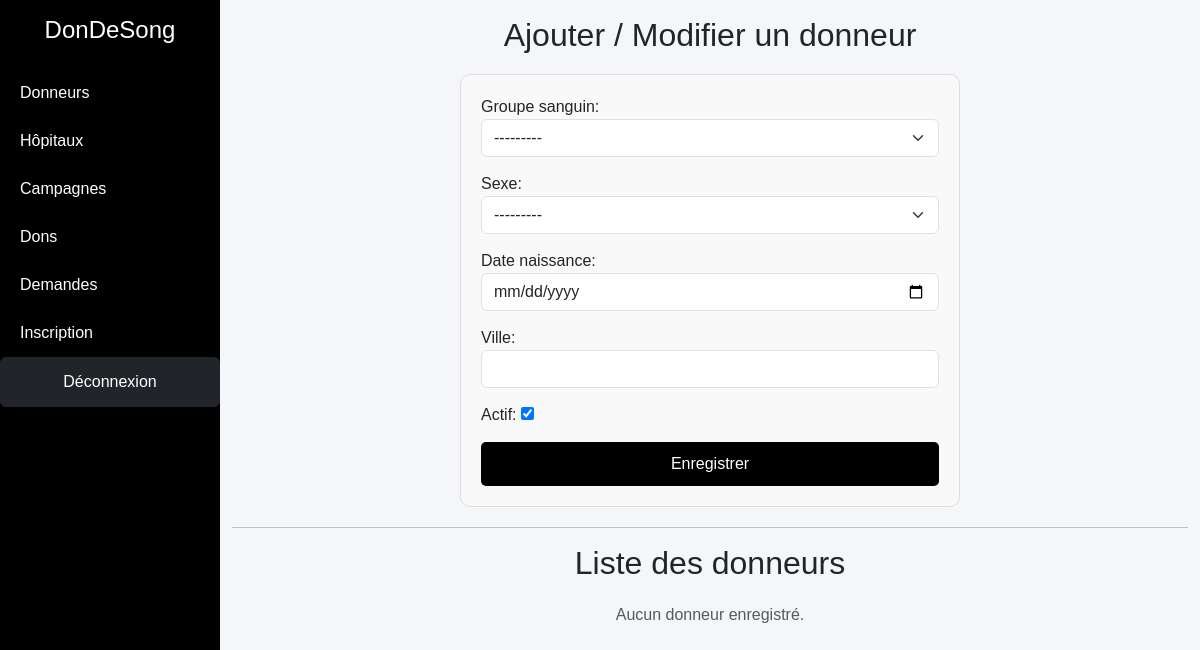
The page /donneur/ (signed in) on the database as committed earlier.
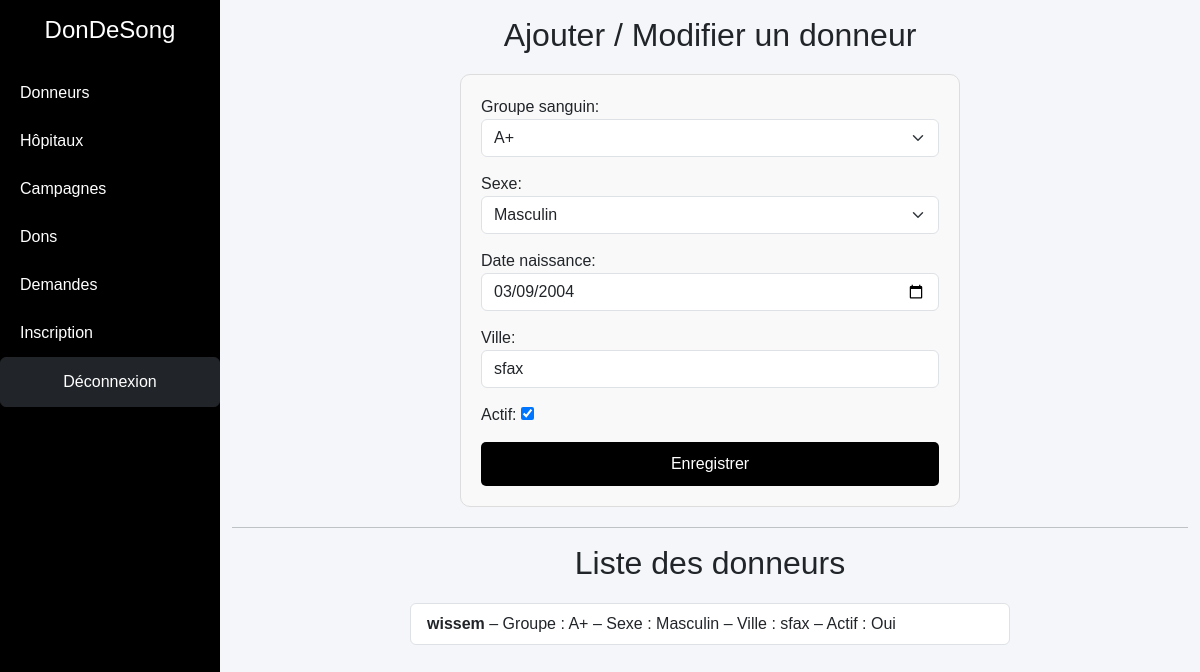
The same page on the database as committed later.
### dondesong/models.py (models this page shows, shortened)
class Donneur(models.Model):
    GROUPE_SANGUIN_CHOICES = [
        ('A+', 'A+'),
        ('A-', 'A-'),
        ('B+', 'B+'),
        ('B-', 'B-'),
        ('AB+', 'AB+'),
        ('AB-', 'AB-'),
        ('O+', 'O+'),
        ('O-', 'O-'),
    ]
    SEXE_CHOICES = [
        ('M', 'Masculin'),
        ('F', 'Féminin'),
    ]
    user = models.OneToOneField(User, on_delete=models.CASCADE)
    groupe_sanguin = models.CharField(
        max_length=3,
        choices=GROUPE_SANGUIN_CHOICES
    )
    sexe = models.CharField(
        max_length=1,
        choices=SEXE_CHOICES
    )
    date_naissance = models.DateField()
    ville = models.CharField(max_length=100)
    actif = models.BooleanField(default=True)

### dondesong/views.py (the view)
# urls.py: path('donneur/', views.donneurs_view, name='donneur'),
@login_required
def donneurs_view(request):
    donneur_existant = Donneur.objects.filter(user=request.user).first()
    if request.method == 'POST':
        form = DonneurForm(request.POST, instance=donneur_existant)
        if form.is_valid():
            donneur = form.save(commit=False)
            donneur.user = request.user
            donneur.save()
            messages.success(request, "Profil donneur enregistré avec succès !")
            return redirect('donneur')
    else:
        form = DonneurForm(instance=donneur_existant)
    donneur = Donneur.objects.all()
    return render(request, 'dondesong/donneur.html', {
        'form': form,
        'donneur': donneur
    })

### dondesong/forms.py
class DonneurForm(forms.ModelForm):
    class Meta:
        model = Donneur
        fields = ['groupe_sanguin', 'sexe', 'date_naissance', 'ville', 'actif']
        widgets = {
            'date_naissance': forms.DateInput(attrs={'type': 'date', 'class': 'form-control'}),
            'groupe_sanguin': forms.Select(attrs={'class': 'form-select'}),
            'sexe': forms.Select(attrs={'class': 'form-select'}),
            'ville': forms.TextInput(attrs={'class': 'form-control'}),
        }

### dondesong/templates/dondesong/donneur.html (shortened to what this page needs)
{% extends 'dondesong/base.html' %}
{% block content %}
<h2 class="text-center">Ajouter / Modifier un donneur</h2>
<form method="post">
    {{ form.as_p }}
    <button type="submit">Enregistrer</button>
</form>
<hr>
<h2 class="text-center">Liste des donneurs</h2>
<ul class="list-group">
    {% for d in donneur %}
        <li class="list-group-item">
            <strong>{{ d.user.username }}</strong>
            – Groupe : {{ d.groupe_sanguin }}
            – Sexe : {{ d.get_sexe_display }}
            – Ville : {{ d.ville }}
            – Actif : {{ d.actif|yesno:"Oui,Non" }}
        </li>
    {% empty %}
        <p class="text-center text-muted">Aucun donneur enregistré.</p>
    {% endfor %}
</ul>
{% endblock %}

### dondesong/templates/dondesong/base.html (shortened to what this page needs)
{% load static %}
<!DOCTYPE html>
<html lang="fr">
<head>
    <link href="https://cdn.jsdelivr.net/npm/bootstrap@5.3.2/dist/css/bootstrap.min.css" rel="stylesheet">
    <link rel="stylesheet" href="{% static 'css/base.css' %}">
</head>
<body>
<div class="wrapper">
    <nav class="sidebar">
        <h4 class="text-white text-center py-3">DonDeSong</h4>
        <a href="{% url 'donneur' %}">Donneurs</a>
        <a href="{% url 'hopitaux' %}">Hôpitaux</a>
        <a href="{% url 'campagnes' %}">Campagnes</a>
        <a href="{% url 'dons' %}">Dons</a>
        <a href="{% url 'demandes' %}">Demandes</a>
        <a href="{% url 'register' %}">Inscription</a>
        {% if user.is_authenticated %}
    <a href="{% url 'logout' %}" class="btn btn-dark">
        Déconnexion
    </a>
{% else %}
    <a href="{% url 'login' %}" class="btn btn-dark">
        Connexion
    </a>
{% endif %}
    </nav>
        <div class="content container mt-3">
            {% block content %}
            {% endblock %}
        </div>
    </div>
</body>
</html>

### dondesong/static/css/base.css (style rules this page uses)
body { margin: 0; font-family: Arial, sans-serif; background-color: #f4f6f9; }
.wrapper { display: flex; min-height: 100vh; }
.sidebar { width: 220px; position: fixed; height: 100%; background: black; }
.content { margin-left: 220px; }
.sidebar a { display: block; color: white; padding: 12px 20px; text-decoration: none; transition: 0.3s; }
.wrapper { display: flex; }

### dondesong/templates/dondesong/donneur.html (style rules this page uses)
form { max-width: 500px; margin: 20px auto; padding: 20px; border: 1px solid #ddd; border-radius: 10px; background-color: #f9f9f9; }
form p { margin-bottom: 15px; }
button { width: 100%; padding: 10px; background-color: #000000; color: white; border: none; border-radius: 5px; }
ul { max-width: 600px; margin: 20px auto; padding: 0; }

Rows that differ between the two databases and show on the page:
added Donneur: groupe_sanguin "A+", sexe "Masculin", date_naissance "03/09/2004", ville "sfax", actif "☑", user.username "wissem", actif "Oui"
Other text that changed with them:
form field groupe_sanguin: "---------" → (not shown)
form field sexe: "---------" → (not shown)
form field actif: "☑" → (not shown)
text no longer shown: "Aucun donneur enregistré."
